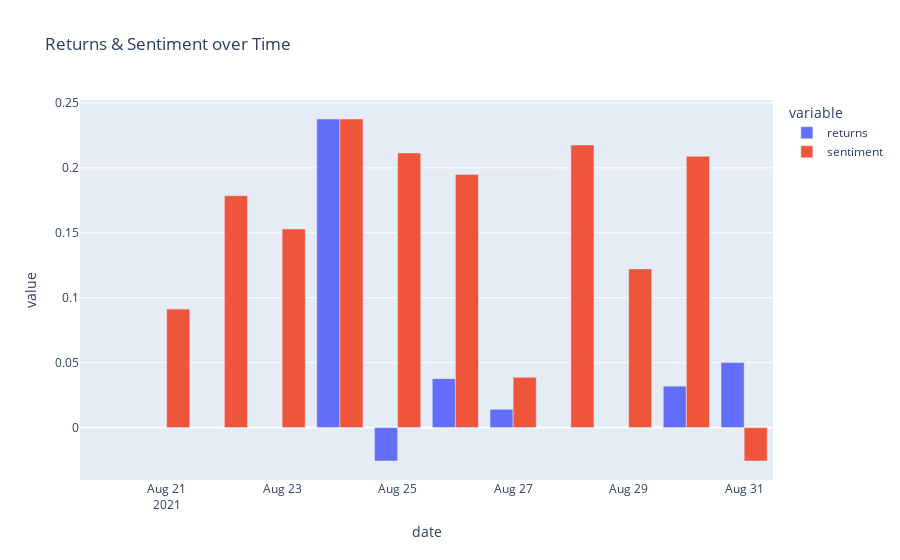

Source (notebook cell):
### Code cell
fig = px.bar(
    comb_df,
    x='date',
    y=['returns', 'sentiment'],
    barmode='group',
    title="Returns & Sentiment over Time",
    labels={"value": "Return & Sentiment Values"}
)

fig.show()

### Figure 1 — Plotly figure (JSON) as saved in the notebook; plotly's stock layout.template omitted (floating-point values rounded to 4 significant figures)
{"data": [{"alignmentgroup": "True", "hovertemplate": "variable=returns<br>date=%{x}<br>value=%{y}<extra></extra>", "legendgroup": "returns", "marker": {"color": "#636efa"}, "name": "returns", "offsetgroup": "returns", "orientation": "v", "showlegend": true, "textposition": "auto", "type": "bar", "x": ["2021-08-20T00:00:00", "2021-08-21T00:00:00", "2021-08-22T00:00:00", "2021-08-23T00:00:00", "2021-08-24T00:00:00", "2021-08-25T00:00:00", "2021-08-26T00:00:00", "2021-08-27T00:00:00", "2021-08-28T00:00:00", "2021-08-29T00:00:00", "2021-08-30T00:00:00", "2021-08-31T00:00:00"], "xaxis": "x", "y": [null, null, null, null, 0.2376, -0.02571, 0.03771, 0.01411, null, null, 0.03192, 0.05008], "yaxis": "y"}, {"alignmentgroup": "True", "hovertemplate": "variable=sentiment<br>date=%{x}<br>value=%{y}<extra></extra>", "legendgroup": "sentiment", "marker": {"color": "#EF553B"}, "name": "sentiment", "offsetgroup": "sentiment", "orientation": "v", "showlegend": true, "textposition": "auto", "type": "bar", "x": ["2021-08-20T00:00:00", "2021-08-21T00:00:00", "2021-08-22T00:00:00", "2021-08-23T00:00:00", "2021-08-24T00:00:00", "2021-08-25T00:00:00", "2021-08-26T00:00:00", "2021-08-27T00:00:00", "2021-08-28T00:00:00", "2021-08-29T00:00:00", "2021-08-30T00:00:00", "2021-08-31T00:00:00"], "xaxis": "x", "y": [null, 0.09126, 0.1786, 0.1529, 0.2376, 0.2115, 0.195, 0.03871, 0.2176, 0.1222, 0.2089, -0.02571], "yaxis": "y"}], "layout": {"autosize": true, "barmode": "group", "legend": {"title": {"text": "variable"}, "tracegroupgap": 0}, "title": {"text": "Returns & Sentiment over Time"}, "xaxis": {"anchor": "y", "autorange": true, "domain": [0, 1], "range": ["2021-08-19 12:00", "2021-08-31 12:00"], "title": {"text": "date"}, "type": "date"}, "yaxis": {"anchor": "x", "autorange": true, "domain": [0, 1], "range": [-0.04034, 0.2522], "title": {"text": "value"}, "type": "linear"}}}
